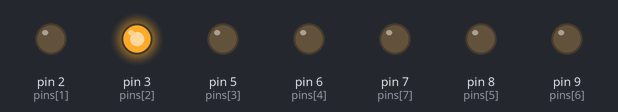
This sketch was run on a simulated Arduino Uno, built with avr-gcc and run on an emulated ATmega328P. Parts: output pins drawn as LEDs (lit = HIGH). What the sketch prints to the serial monitor is not drawn.

Above: at 0.1 s.
Timing chart, 0 to 1.6 s (numbered marks = the images above):
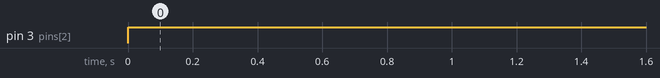

The sketch:

Code_final.ino
```cpp
int pins[] = {0, 2, 3, 5, 6, 8, 9, 7};
unsigned long time_period = 7200000;//7200000
unsigned long time_night = 36000000;//36000000
unsigned long nb_of_days_East = 4;
unsigned long nb_of_days_West = 3;
static unsigned long lastTime = -7200000;
static int day = 1;
static int light = 1;
static bool isNight = false;

void setup() {
  Serial.begin(9600);
  for (int i = 1; i < 8; i++) {
    pinMode(pins[i], OUTPUT);
  }
}

void loop() {

  if (millis() - lastTime >= (isNight ? time_night : time_period)) {
    lastTime = millis();
    if (!isNight) {
      light = (day <= nb_of_days_East) ? light + 1 : light - 1;
      if (light < 1 || light >= 7) {
        day++;
        light = (day <= nb_of_days_East) ? 0 : 7;
        isNight = !isNight;
      }
    }

    else {
      isNight = !isNight;
    }
    Serial.print("Day: "); Serial.print(day);
    Serial.print(" Light: "); Serial.println(light);

    for (int i = 1; i < 7; i++) {
    digitalWrite(pins[i], (i == light && !isNight) ? HIGH : LOW);
    }

  }


  if (day > nb_of_days_East + nb_of_days_West) {
    static unsigned long lastTime = 0;
    static int day = 1;
    static int light = 0;
    static bool isNight = false;
  }
}
```

Measured:
- by itself, pin 3 (pins[2]): LOW → HIGH at 0.00 s
